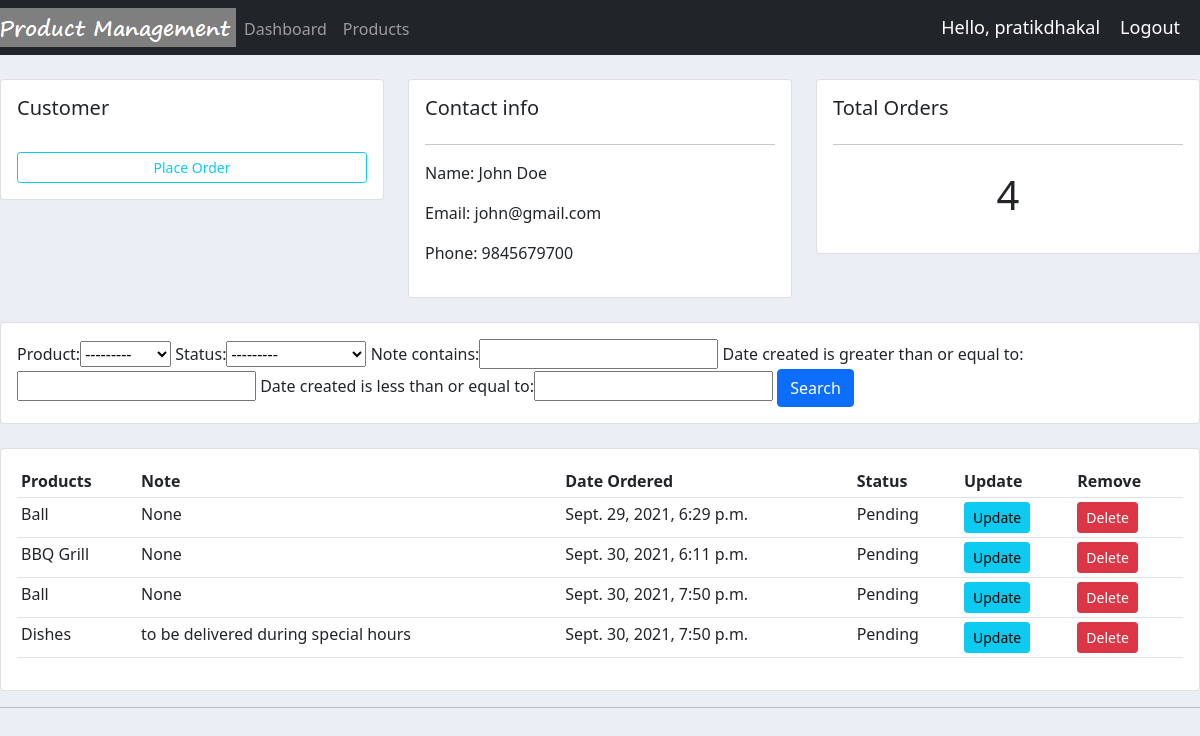
Screenshot of /customers/1/ (signed in) with the database file from the repository.
### accounts/models.py (models this page shows, shortened)
class Customer(models.Model):
    name = models.CharField(max_length=200, null = True)
    phone = models.CharField(max_length=200, null = True)
    email = models.CharField(max_length=200, null = True)
    date_created = models.DateTimeField(auto_now_add = True, null = True)

class Order(models.Model):
    STATUS = (
        ('Pending', 'Pending'),
        ('Out for delivery', 'Out for delivery'),
        ('Delivered', 'Delivered'),
    )
    customer = models.ForeignKey(Customer, null=True, on_delete= models.SET_NULL)
    product = models.ForeignKey(Product, null=True, on_delete= models.SET_NULL)
    date_created = models.DateTimeField(auto_now_add = True, null = True)
    status = models.CharField(max_length=200, null=True, choices=STATUS)
    note = models.CharField(max_length=200, null=True)

class Product(models.Model):
    CATEGORY = (
        ('Indoor', 'Indoor'),
        ('Outdoor', 'Outdoor'),
    )
    name = models.CharField(max_length=200, null = True)
    price = models.FloatField(null=True)
    category = models.CharField(max_length=200, null = True, choices=CATEGORY)
    description = models.CharField(max_length=200, null = True, blank=True)
    date_created = models.DateTimeField(auto_now_add = True, null = True)
    tag = models.ManyToManyField(Tag)
    def __str__(self):
        return self.name

### accounts/views.py (the view)
# urls.py: path('customers/<str:pk_test>/', views.customers, name='customer'),
@login_required(login_url='login')
def customers(request, pk_test):
    customer = Customer.objects.get(id=pk_test)
    orders = customer.order_set.all()
    order_count = orders.count()
    myFilter = OrderFilter(request.GET, queryset=orders)
    orders = myFilter.qs
    context = {'customer':customer, 'orders':orders, 'order_count':order_count, 'myFilter':myFilter}
    return render(request, 'accounts/customers.html', context)

### accounts/templates/accounts/customers.html
{% extends 'accounts/main.html' %}
{% block content %}
<br>
<div class="row">
  <div class="col-md">
    <div class="card card-body">
      <h5>Customer</h5>
      <br>
      <a href="{% url 'create_order' customer.id %}" class="btn btn-outline-info btn-sm btn-block">Place Order</a>
    </div>
  </div>
  <div class="col-md">
    <div class="card card-body">
      <h5>Contact info</h5>
      <hr>
      <p>Name: {{customer.name}} </p>
      <p>Email: {{customer.email}} </p>
      <p>Phone: {{customer.phone}} </p>
    </div>
  </div>
  <div class="col-md">
    <div class="card card-body">
      <h5>Total Orders</h5>
      <hr>
      <h1 style="text-align: center;padding: 10px"> {{order_count}}</h1>
    </div>
  </div>
</div>
<br>
<div class="row">
  <div class="col">
    <div class="card card-body">
      <form method="get">
        {{myFilter.form}}
        <button class="btn btn-primary" type="submit">Search</button>
      </form>
    </div>
  </div>
</div>
<br>
<div class="row">
  <div class="col-md">
    <div class="card card-body">
      <table class="table table-sm">
        <tr>
          <th>Products</th>
          <th>Note</th>
          <th>Date Ordered</th>
          <th>Status</th>
          <th>Update</th>
          <th>Remove</th>
        </tr>
        {% for order in orders %}
        <tr>
          <td>{{order.product}}</td>
          <td>{{order.note}}</td>
          <td>{{order.date_created}}</td>
          <td>{{order.status}}</td>
          <td><a class="btn btn-sm btn-info" href="{% url 'update_order' order.id %}">Update</a></td>
          <td><a class="btn btn-sm btn-danger" href="{% url 'delete_order' order.id %}">Delete</a></td>
        </tr>
        {%endfor%}
      </table>
    </div>
  </div>
</div>
{% endblock %}

### accounts/templates/accounts/navbar.html (shortened to what this page needs)
{% load static %}
<nav class="navbar navbar-expand-lg navbar-dark bg-dark">
    <img src="{% static 'images/logo.png'%}" alt="">
    <div class="collapse navbar-collapse" id="navbarNav">
      <ul class="navbar-nav">
        <li class="nav-item active">
          <a class="nav-link" href="{% url 'home' %}">Dashboard</a>
        </li>
        <li class="nav-item">
          <a class="nav-link" href="{% url 'products' %}">Products</a>
        </li>
      </ul>
    </div>
    <span class="hello-msg" >Hello, {{request.user}} </span>
    <span><a class="hello-msg" href="{% url 'logout' %}">Logout</a></span>
  </nav>

### static/css/main.css (style rules this page uses)
body { background-color: #ebeff5; }
.navbar { min-height: 33px !important; margin-bottom:0 !important; }
.navbar-nav >li >a, .navbar-brand { padding-top: 6px !important; padding-bottom:0 !important; height: 33px; }
a { text-decoration: none; }

### accounts/templates/accounts/navbar.html (style rules this page uses)
.hello-msg { font-size: 18px; color: #fff; margin-right: 20px; }

### rows the page displays
Customer: name "John Doe", email "john@gmail.com", phone "9845679700"
Order: product "Ball", note "None", date_created "Sept. 29, 2021, 6:29 p.m.", status "Pending"
Order: product "BBQ Grill", note "None", date_created "Sept. 30, 2021, 6:11 p.m.", status "Pending"
Order: product "Ball", note "None", date_created "Sept. 30, 2021, 7:50 p.m.", status "Pending"
Order: product "Dishes", note "to be delivered during special hours", date_created "Sept. 30, 2021, 7:50 p.m.", status "Pending"

### other values shown
{{ request.user }} "pratikdhakal"
{{ order_count }} "4"
